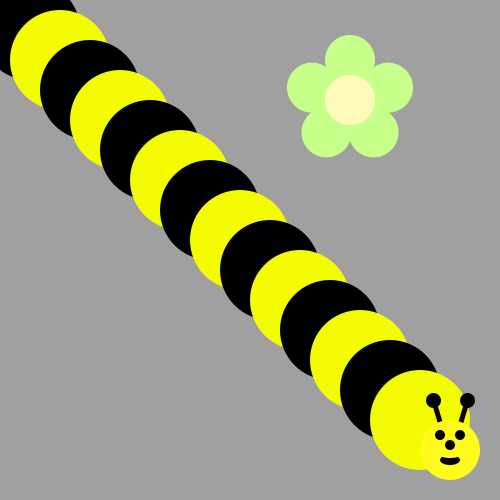
Frame 1 (no input)
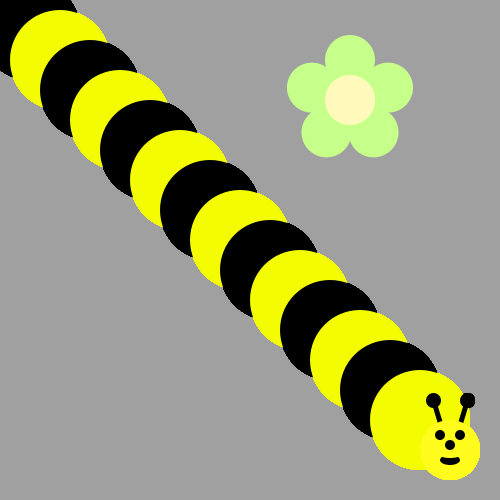
Frame 60 (the mouse pressed at the canvas centre just before this capture)
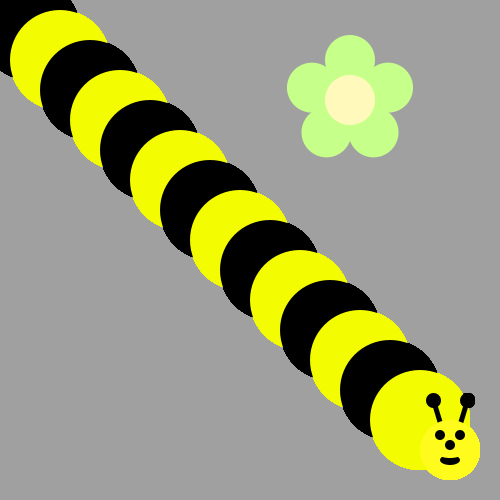
Frame 120 (the mouse held since frame 60 and released just before this capture)

The Processing sketch that drew these frames (run headless with seeded random() and noise(); from frame 60 on, the mouse is pressed at the canvas centre):

// Processing sketch: bumble_bee
// ── bumble_bee.pde

void setup() {
     ellipseMode(CENTER);
     size(500, 500);
     background(160, 160, 160);
     drawFlower(350, 100);
}

void draw() {
  
// First run the program and you should see a flower.  
  
  
/* Then, use a loop to make a body for the Bee! 
(see the image on the recipe, it's a diagonal line of circles)
Use remainder to make the colors alternate between yellow and black
*/

for(int i = 0;i<15;i++){
  if( i % 2 == 0){
    fill(#F3FC00);
  }else{
    fill(#000000);
      
    
  }
  ellipse(i*30,i*30,100,100);
}  

/*
Now put his head on using drawBeeFace(x,y)
*/
drawBeeFace(450,450
);
}

/**************   Use these methods but  DON'T CHANGE THE CODE BELOW  **************/

void drawFlower(int x, int y) {
     noStroke();
     translate(x, y);
     // draw 5 petals, rotating after each one
     fill(#c6ff89);      // green
      for (int i = 0; i < 5; i++) {
           ellipse(0, -40, 50, 50);
          rotate(radians(72));
     }
     fill(#fff9bb); // light yellow
     ellipse(0, 0, 50, 50);
} 
void drawBeeFace(int BeeFaceX, int BeeFaceY) {
     noStroke();
     fill(0, 0, 0);
     stroke(1);
     strokeWeight(5);
     line(BeeFaceX-10, BeeFaceY-27, BeeFaceX-17, BeeFaceY-50);
     line(BeeFaceX+10, BeeFaceY-27, BeeFaceX+17, BeeFaceY-50);
     ellipse(BeeFaceX-17, BeeFaceY-50, 10, 10);
     ellipse(BeeFaceX+17, BeeFaceY-50, 10, 10);
     noStroke();
     fill(255, 251, 28);
     ellipse(BeeFaceX, BeeFaceY, 60, 60); // face
     fill(255, 237, 209);
     fill(0,0,0);
      ellipse(BeeFaceX-10, BeeFaceY-15, 10, 10); // eyes
     ellipse(BeeFaceX+10, BeeFaceY-15, 10, 10);
      ellipse(BeeFaceX, BeeFaceY-5, 10, 10); // nose
      ellipse(BeeFaceX, BeeFaceY+10, 20, 10);// mouth
     fill(255, 251, 28);
     ellipse(BeeFaceX, BeeFaceY+5, 20, 6);
}
